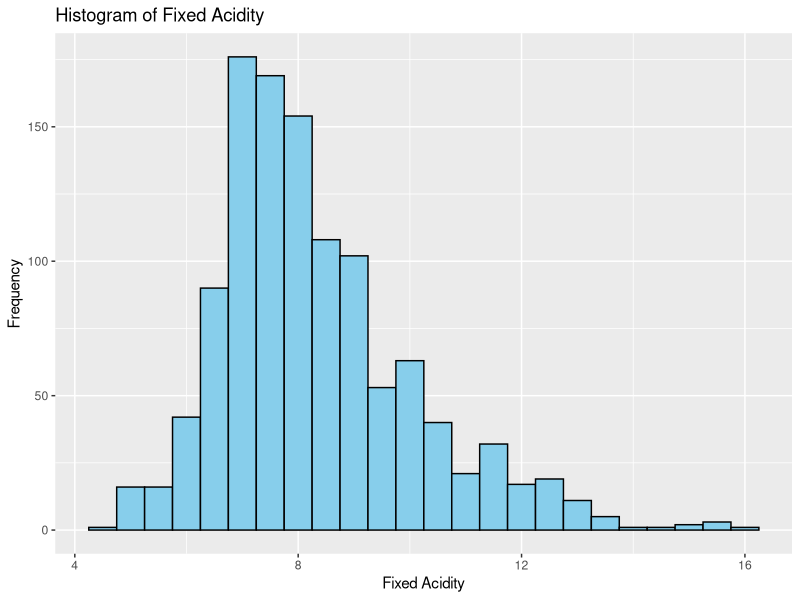
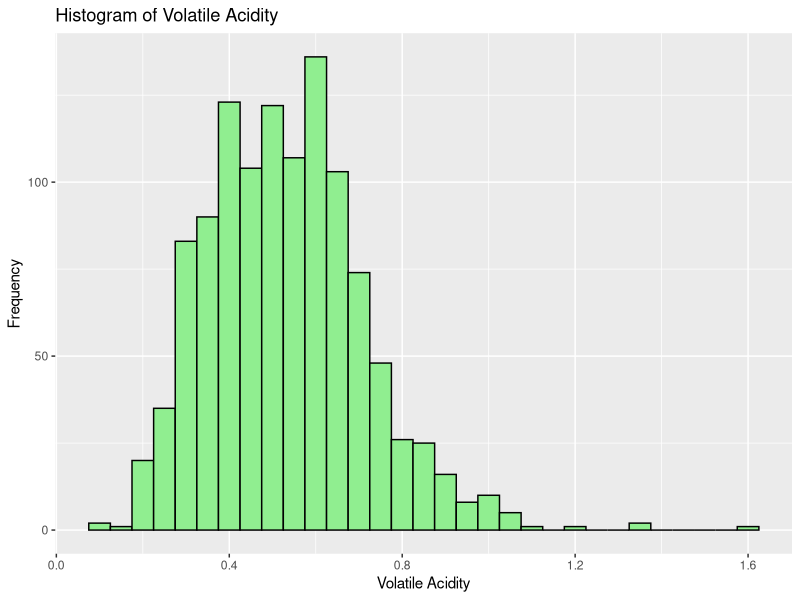
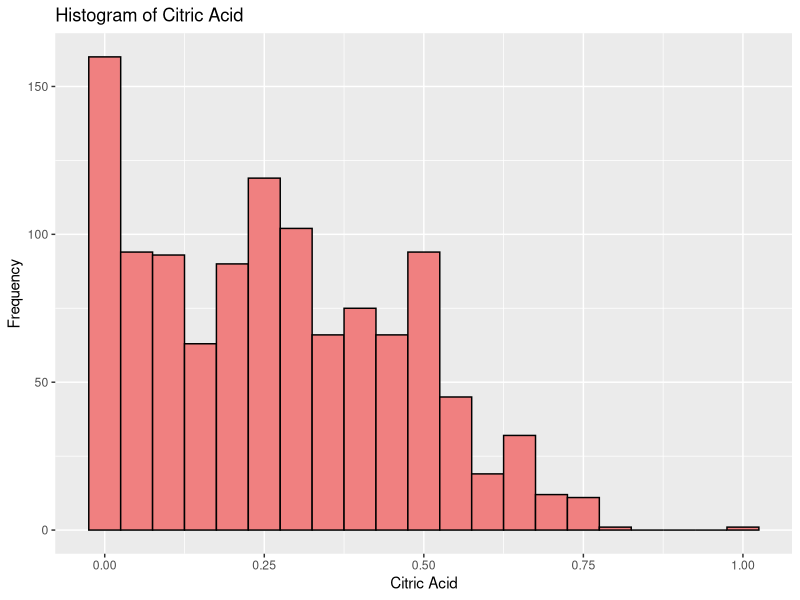
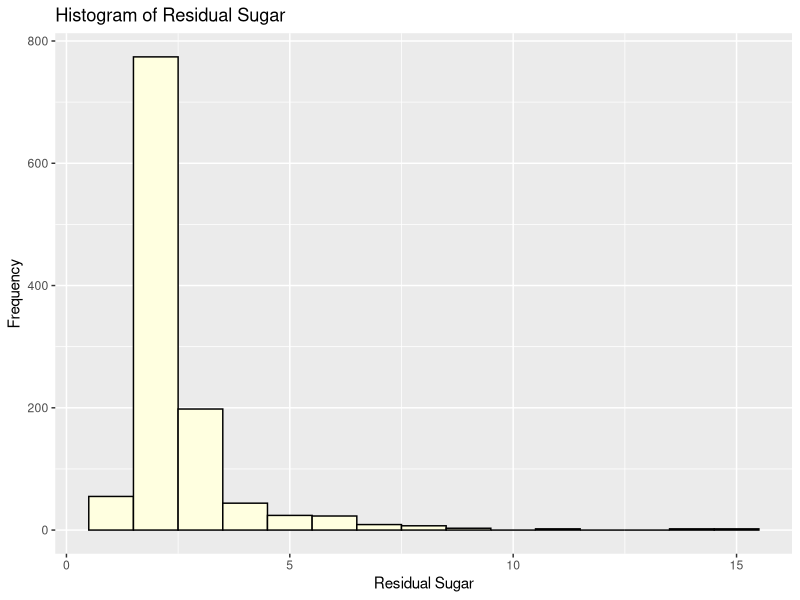
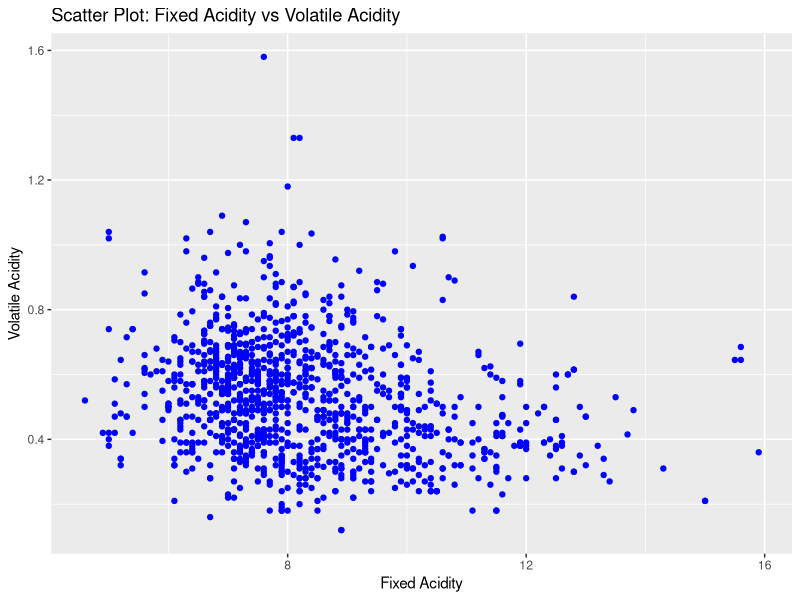
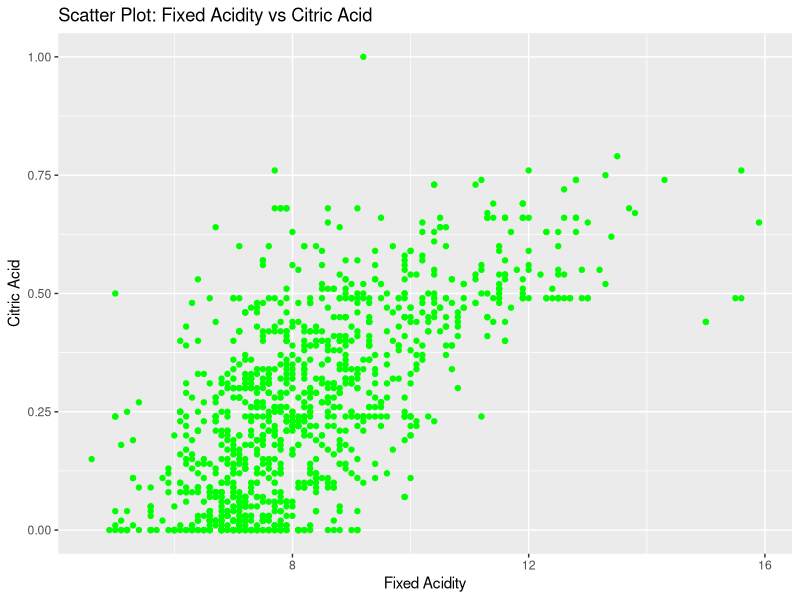
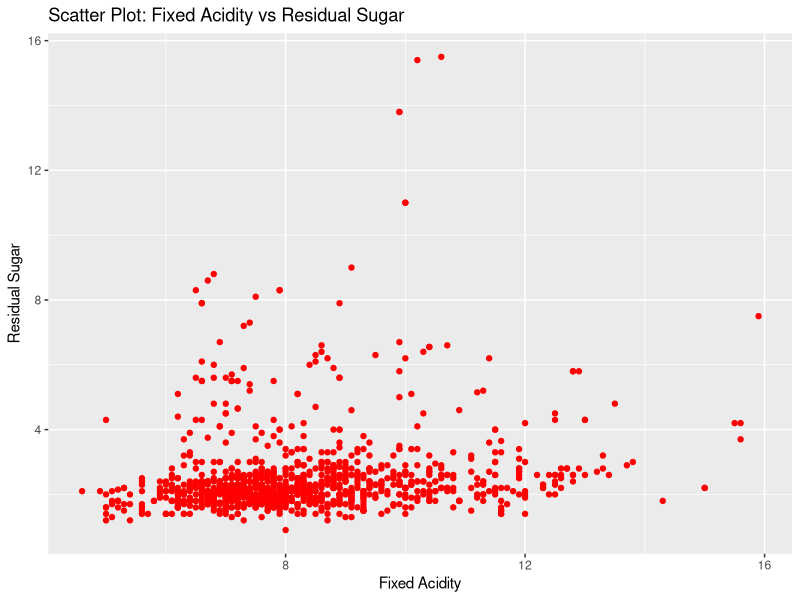

The R script that drew these images, in order:
# Load the wine quality dataset
wine_data <- read.csv("data/WineQT.csv", colClasses = c(
  fixed_acidity = "numeric",
  volatile_acidity = "numeric",
  citric_acid = "numeric",
  residual_sugar = "numeric",
  chlorides = "numeric",
  free_sulfur_dioxide = "numeric",
  total_sulfur_dioxide = "numeric",
  density = "numeric",
  pH = "numeric",
  sulphates = "numeric",
  alcohol = "numeric",
  quality = "numeric",
  Id = "character"
), header = TRUE)

# Display the structure of the dataset
str(wine_data)

# View the first few rows of the dataset
head(wine_data)

# Remove the last column
wine_data <- wine_data[, -ncol(wine_data)]

# Open the dataset in a viewer window
View(wine_data)

# Calculate measures of frequency
summary_stats <- summary(wine_data)

# Display the measures of frequency
print(summary_stats)

# Calculate measures of central tendency
means <- colMeans(wine_data, na.rm = TRUE)
medians <- apply(wine_data, 2, median, na.rm = TRUE)

# Calculate mode
getmode <- function(v) {
  uniqv <- unique(v)
  uniqv[which.max(tabulate(match(v, uniqv)))]
}
modes <- sapply(wine_data, getmode)

# Create a data frame to display the measures
central_tendency <- data.frame(
  Variable = names(wine_data),
  Mean = means,
  Median = medians,
  Mode = modes
)

# Print the measures of central tendency
print(central_tendency)

# Calculate measures of distribution
ranges <- apply(wine_data, 2, function(x) diff(range(x, na.rm = TRUE)))
variances <- apply(wine_data, 2, var, na.rm = TRUE)
standard_deviations <- apply(wine_data, 2, sd, na.rm = TRUE)

# Create a data frame to display the measures
distribution_measures <- data.frame(
  Variable = names(wine_data),
  Range = ranges,
  Variance = variances,
  Standard_Deviation = standard_deviations
)

# Print the measures of distribution
print(distribution_measures)

# Calculate measures of relationship (correlation)
correlation_matrix <- cor(wine_data, use = "pairwise.complete.obs")

# Print the correlation matrix
print(correlation_matrix)

#Load package
library(ggplot2)

# Plot for 'fixed acidity'
ggplot(wine_data, aes(x = fixed_acidity)) +
  geom_histogram(binwidth = 0.5, fill = "skyblue", color = "black") +
  labs(title = "Histogram of Fixed Acidity", x = "Fixed Acidity", y = "Frequency")

# Plot for 'volatile acidity'
ggplot(wine_data, aes(x = volatile_acidity)) +
  geom_histogram(binwidth = 0.05, fill = "lightgreen", color = "black") +
  labs(title = "Histogram of Volatile Acidity", x = "Volatile Acidity", y = "Frequency")

# Plot for 'citric acid'
ggplot(wine_data, aes(x = citric_acid)) +
  geom_histogram(binwidth = 0.05, fill = "lightcoral", color = "black") +
  labs(title = "Histogram of Citric Acid", x = "Citric Acid", y = "Frequency")

# Plot for 'residual sugar'
ggplot(wine_data, aes(x = residual_sugar)) +
  geom_histogram(binwidth = 1, fill = "lightyellow", color = "black") +
  labs(title = "Histogram of Residual Sugar", x = "Residual Sugar", y = "Frequency")

# Scatter plot for 'fixed acidity' vs 'volatile acidity'
ggplot(wine_data, aes(x = fixed_acidity, y = volatile_acidity)) +
  geom_point(color = "blue") +
  labs(title = "Scatter Plot: Fixed Acidity vs Volatile Acidity", x = "Fixed Acidity", y = "Volatile Acidity")

# Scatter plot for 'fixed acidity' vs 'citric acid'
ggplot(wine_data, aes(x = fixed_acidity, y = citric_acid)) +
  geom_point(color = "green") +
  labs(title = "Scatter Plot: Fixed Acidity vs Citric Acid", x = "Fixed Acidity", y = "Citric Acid")

# Scatter plot for 'fixed acidity' vs 'residual sugar'
ggplot(wine_data, aes(x = fixed_acidity, y = residual_sugar)) +
  geom_point(color = "red") +
  labs(title = "Scatter Plot: Fixed Acidity vs Residual Sugar", x = "Fixed Acidity", y = "Residual Sugar")
